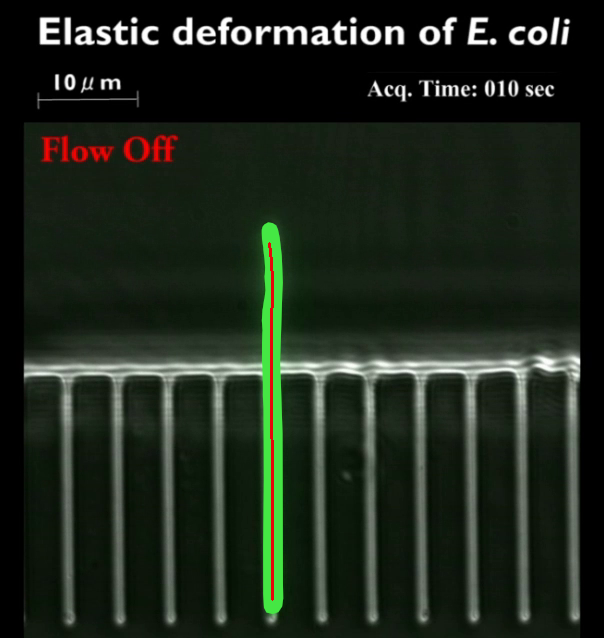
#> input picture figures/crm_amir/progressions/step4-000010.png, 604 x 638 px, found by its file name
$ python plot_progression.py
#> lines starting #> are read from the running program, lines starting #| are printed output that depends on the picture
import matplotlib.pyplot as plt
import string

if __name__ == "__main__":
    s = 0.03
    aspect = 1.056
    fig, axs = plt.subplots(2, 3, figsize=(24, 16 * aspect * (1 + s) / (1 + 2 * s)))

    imgs = [
        "figures/crm_amir/progressions/step4-000010.png",
        "figures/crm_amir/progressions/step4-000017.png",
        "figures/crm_amir/progressions/step4-000034.png",
        "figures/crm_amir/result-full/0000000000.png",
        "figures/crm_amir/result-full/0000000001.png",
        "figures/crm_amir/result-full/0000000002.png",
    ]

    for i, ax, label, img in zip(range(6), axs.flatten(), string.ascii_uppercase, imgs):
        ax.text(
            0.03,
            0.03 if i < 3 else 0.97,
            label,
            fontsize=40,
            fontweight="semibold",
            fontfamily="serif",
            va="bottom" if i < 3 else "top",
            horizontalalignment="left",
            transform=ax.transAxes,
            color="white" if i < 3 else "k",
        )
        ax.set_axis_off()
        img = plt.imread(img)
#> img is the input picture: shape (638, 604, 3) float32; mean R, G, B 0.118, 0.154, 0.109
        ax.imshow(img, aspect="auto")

    fig.subplots_adjust(left=0, right=1, bottom=0, top=1, wspace=s, hspace=s)
    fig.savefig("figures/crm_amir/progression.pdf")
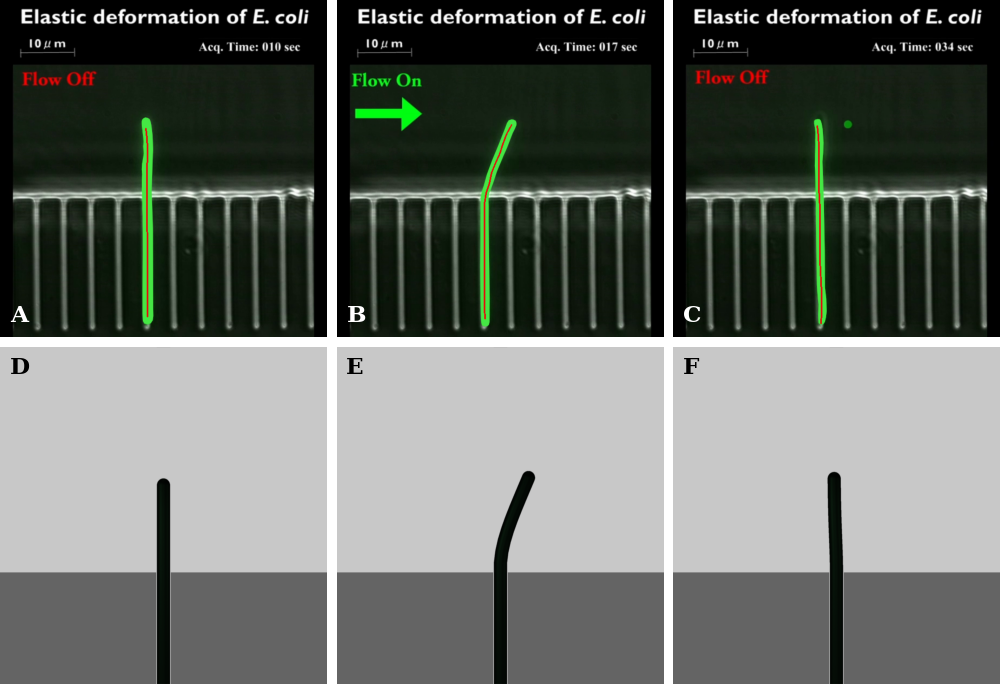
#> figure drawn by matplotlib, 6 panels
